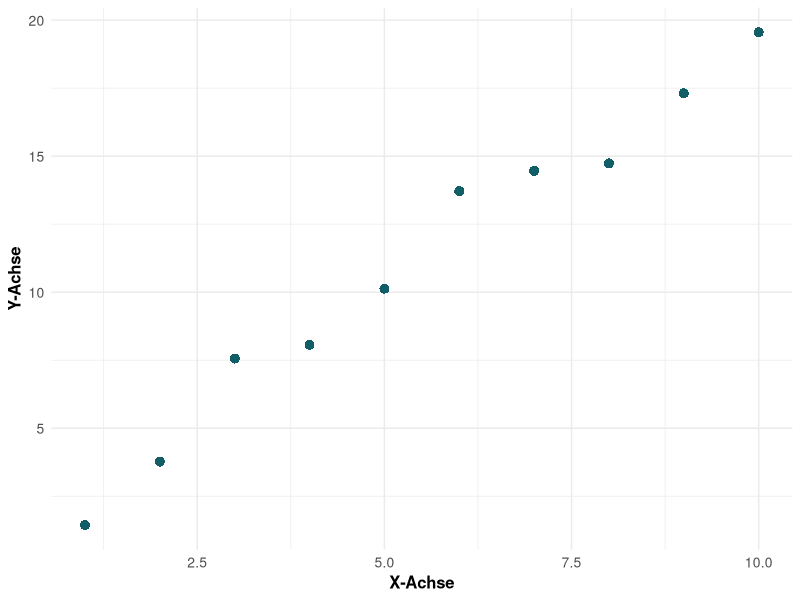

Write R code to recreate this figure.
# Lade das ggplot2-Paket
library(ggplot2)
library(Cairo)

# Erstelle Daten mit mindestens 10 Punkten
set.seed(123)  # Für die Reproduzierbarkeit der Zufallsdaten
x <- 1:10
y <- 2*x + rnorm(10)

# Erstelle ein Datenrahmen
data <- data.frame(x, y)

# Führe eine lineare Regression durch
lm_model <- lm(y ~ x, data=data)

# Projiziere die Punkte auf die Gerade
data$y_proj <- predict(lm_model, data)

# Berechne die Varianz der auf die Gerade projizierten Punkte
var_proj <- var(data$y_proj)

# Erstelle die Plot-Grafik
ggplot(data, aes(x, y)) +
  geom_point(color = "#115E67", size = 3, shape = 16) +  # Füge Punkte hinzu und passe Farbe, Größe und Form an
  labs(x="X-Achse",
       y="Y-Achse") +
  theme_minimal() +  # Wähle ein minimalistisches Design
  theme(plot.title = element_text(hjust = 0.5, size = 14, face = "bold"),  # Zentriere und passe die Größe des Titels an
        axis.title = element_text(size = 12, face = "bold"),  # Passe die Größe der Achsentitel an
        axis.text = element_text(size = 10),  # Passe die Größe der Achsentexte an
        legend.position="none")  # Entferne die Legende (da wir keine spezifischen Legendeninformationen haben)
